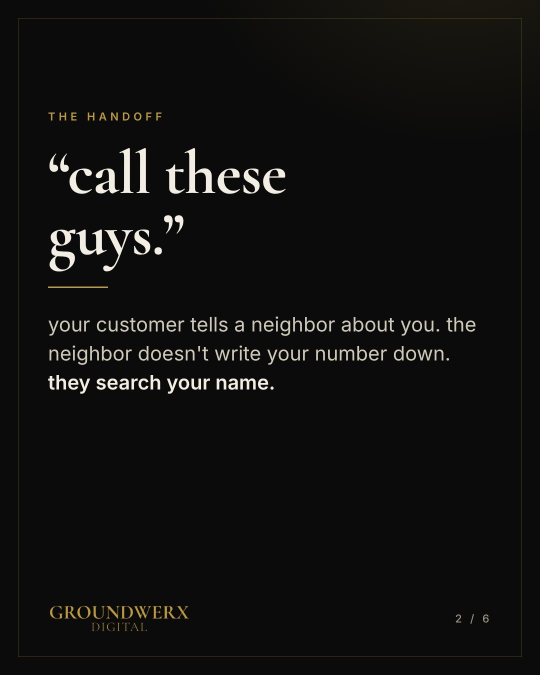
#> input picture images/2026-10-w4/p1_referral_search_2.jpg, 1080 x 1350 px, given in place of logo-wordmark.png, which was not available (shown at 1/2 size)
$ python week4_build.py
#> lines starting #> are read from the running program, lines starting #| are printed output that depends on the picture; pictures that were not available may be replaced by others from this repository, and a replacement may not be noted
"""Render GroundWerx posts for the week of Oct 26-30, 2026.
Usage: python3 templates/week4_build.py
Outputs 1080x1350 JPGs to images/2026-10-w4/.
"""
import asyncio, pathlib
from playwright.async_api import async_playwright
from PIL import Image

ROOT = pathlib.Path(__file__).resolve().parent.parent
F = (ROOT / "brand/fonts").as_uri()
TMP = ROOT / "templates/_tmp"; TMP.mkdir(exist_ok=True)
W4 = ROOT / "images/2026-10-w4"; W4.mkdir(parents=True, exist_ok=True)

# Logo variants: original (gold on black, use with mix-blend lighten) and a dark-ink version
# with transparency for cream / gold backgrounds.
LOGO = (ROOT / "brand/logo-wordmark.png").as_uri()
src = Image.open(ROOT / "brand/logo-wordmark.png").convert("L")
alpha = src.point(lambda v: min(255, int(v * 1.6)))
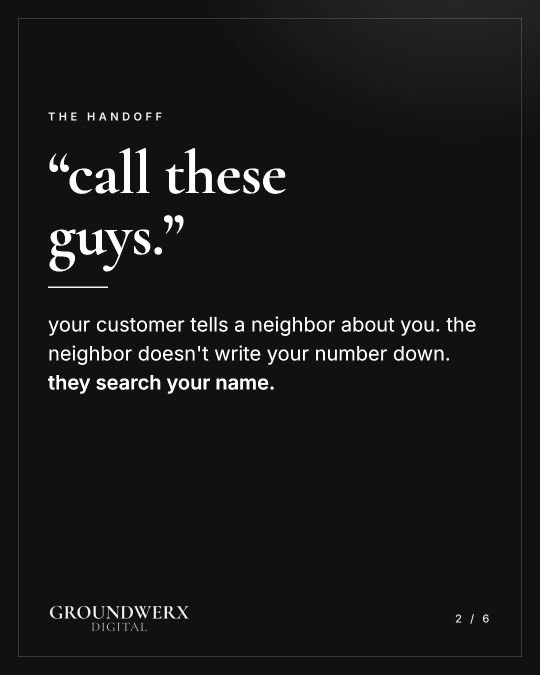
#> alpha: PIL image 1080x1350 L (shown at 1/2 size); min 0, max 255, mean 24.5
ink = Image.new("RGBA", src.size, (11, 11, 11, 255)); ink.putalpha(alpha)
#> after `ink.putalpha(alpha)`:
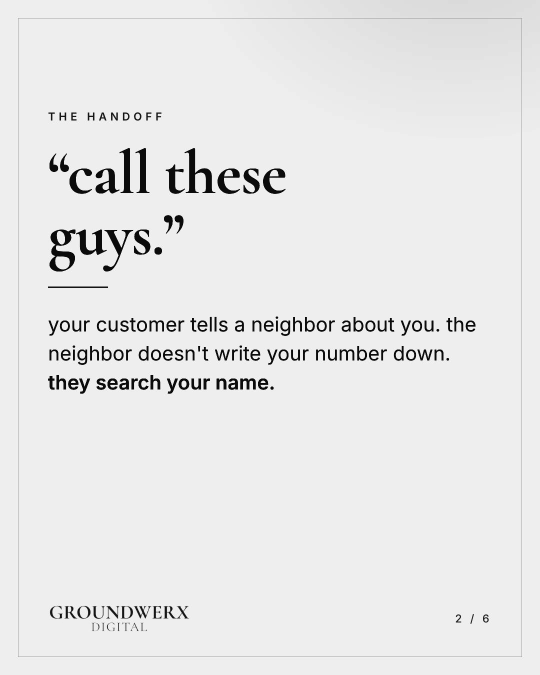
#> ink: PIL image 1080x1350 RGBA (shown at 1/2 size); mean R, G, B, A 11, 11, 11, 24.5; transparent parts drawn white
ink.save(TMP / "logo_ink.png"); LOGO_INK = (TMP / "logo_ink.png").as_uri()

CSS = f"""
@font-face{{font-family:CG;font-weight:600;src:url({F}/cormorant-garamond-latin-600-normal.woff2)}}
@font-face{{font-family:CG;font-weight:700;src:url({F}/cormorant-garamond-latin-700-normal.woff2)}}
@font-face{{font-family:CG;font-weight:700;font-style:italic;src:url({F}/cormorant-garamond-latin-700-italic.woff2)}}
@font-face{{font-family:In;font-weight:400;src:url({F}/inter-latin-400-normal.woff2)}}
@font-face{{font-family:In;font-weight:500;src:url({F}/inter-latin-500-normal.woff2)}}
@font-face{{font-family:In;font-weight:600;src:url({F}/inter-latin-600-normal.woff2)}}
@font-face{{font-family:In;font-weight:700;src:url({F}/inter-latin-700-normal.woff2)}}
:root{{--gold:#BA9941;--gold2:#D9BF72;--ink:#0B0B0B;--paper:#F2EEE4;--mute:#9A9483;--line:rgba(186,153,65,.35)}}
*{{box-sizing:border-box;margin:0;padding:0}}
html,body{{width:1080px;height:1350px;overflow:hidden;background:var(--ink)}}
.page{{position:relative;width:1080px;height:1350px;padding:110px 96px 0;font-family:In;overflow:hidden}}
.dark{{color:var(--paper);background:radial-gradient(ellipse 900px 700px at 85% -10%,rgba(186,153,65,.13),transparent 60%),var(--ink)}}
.cream{{color:var(--ink);background:var(--paper)}}
.goldbg{{color:var(--ink);background:linear-gradient(160deg,#D9BF72 0%,#BA9941 70%)}}
.frame::before{{content:"";position:absolute;inset:36px;border:1.5px solid var(--line);pointer-events:none}}
.cream.frame::before{{border-color:rgba(11,11,11,.18)}}
.goldbg.frame::before{{border-color:rgba(11,11,11,.3)}}
.kicker{{font-weight:600;font-size:22px;letter-spacing:.32em;text-transform:uppercase;color:var(--gold)}}
.cream .kicker{{color:#8a6f28}} .goldbg .kicker{{color:var(--ink)}}
.h{{font-family:CG;font-weight:700;line-height:.98;letter-spacing:-.01em;font-variant-numeric:lining-nums}}
.h em{{font-style:italic;color:var(--gold2)}}
.cream .h em{{color:#8a6f28}} .goldbg .h em{{color:var(--ink)}}
.body{{font-size:34px;line-height:1.45;color:#CFC9BA}}
.cream .body{{color:#3b382f}} .goldbg .body{{color:#1d1a12}}
.body b{{font-weight:600;color:var(--paper)}} .cream .body b,.goldbg .body b{{color:var(--ink)}}
.rule{{width:120px;height:3px;background:var(--gold);margin:44px 0}}
.goldbg .rule{{background:var(--ink)}}
.foot{{position:absolute;left:96px;right:96px;bottom:84px;display:flex;align-items:center;justify-content:space-between}}
.foot img{{height:58px}} .dark .foot img{{mix-blend-mode:lighten}}
.foot .r{{font-size:22px;letter-spacing:.24em;color:var(--mute);text-transform:uppercase;font-weight:500}}
.cream .foot .r{{color:#7d776a}} .goldbg .foot .r{{color:#2a2416}}
.swipe{{color:var(--gold)}}
"""

def page(inner, theme="dark", right="", frame=True):
    logo = LOGO if theme == "dark" else LOGO_INK
    cls = f"page {theme}" + (" frame" if frame else "")
    return f"""<!doctype html><html><head><meta charset=utf-8><style>{CSS}</style></head>
<body><div class="{cls}">{inner}<div class=foot><img src="{logo}"><div class=r>{right}</div></div></div></body></html>"""

POSTS = {}  # path -> html

PHONE_CSS = """
.phone{position:absolute;left:96px;top:380px;width:500px;height:800px;border-radius:64px;background:#1b1b1b;padding:15px;box-shadow:0 30px 70px rgba(0,0,0,.28)}
.scr{position:relative;width:100%;height:100%;border-radius:50px;background:#fff;overflow:hidden;color:#1f1f1f;font-family:In}
.isl{position:absolute;top:14px;left:50%;transform:translateX(-50%);width:116px;height:32px;border-radius:20px;background:#111}
.sb{display:flex;justify-content:space-between;padding:19px 32px 0;font-weight:600;font-size:18px}
.srch{margin:24px 18px 0;height:56px;border-radius:30px;background:#f1f3f4;display:flex;align-items:center;gap:14px;padding:0 22px;font-size:20px}
.tabs{display:flex;gap:24px;padding:14px 24px 0;font-size:16px;color:#5f6368;border-bottom:1px solid #e3e3e3}
.tabs span{padding-bottom:11px} .tabs .on{color:#1f1f1f;font-weight:600;border-bottom:3px solid #1f1f1f}
.card{padding:18px 22px 0}
.nm{font-size:29px;font-weight:600;letter-spacing:-.01em}
.rt{margin-top:7px;font-size:17px;color:#5f6368;display:flex;align-items:center;gap:6px}
.rt b{color:#1f1f1f;font-weight:500} .st{color:#f2a400;letter-spacing:1px;font-size:18px}
.op{margin-top:5px;font-size:17px;color:#5f6368} .op .g{color:#188038;font-weight:600}
.sec{margin-top:13px;padding-top:11px;border-top:1px solid #e3e3e3;font-size:15px;font-weight:600;color:#1f1f1f;display:flex;align-items:center;justify-content:space-between}
.photos{display:grid;grid-template-columns:1.4fr 1fr;grid-template-rows:62px 62px;gap:5px;margin-top:10px;border-radius:12px;overflow:hidden}
.photos div:first-child{grid-row:1/3}
.upd{margin-top:10px;background:#f6f6f6;border-radius:12px;padding:14px 16px;font-size:16px;line-height:1.4;color:#3c4043}
.upd .when{font-size:14px;color:#80868b;margin-bottom:4px}
.rv{margin-top:10px;display:flex;gap:12px}
.av{flex:none;width:36px;height:36px;border-radius:50%;background:#5b8fd6;color:#fff;font-weight:600;display:flex;align-items:center;justify-content:center;font-size:16px}
.rv .t{font-size:16px;line-height:1.4;color:#3c4043}
.old{color:#c5221f;font-weight:600}
.bd{display:inline-flex;align-items:center;justify-content:center;width:28px;height:28px;border-radius:50%;background:#BA9941;color:#0B0B0B;font-weight:700;font-size:16px;flex:none;font-family:In}
.co{position:absolute;left:640px;width:350px;display:flex;gap:18px}
.co .bd{width:46px;height:46px;font-size:22px;margin-top:-4px}
.co .k{font-weight:600;font-size:30px;color:#0B0B0B;line-height:1.15}
.co .d{margin-top:8px;font-size:23px;line-height:1.4;color:#3b382f}
"""

def co(top, n, k, d):
    return f'<div class="co" style="top:{top}px"><div class="bd">{n}</div><div><div class="k">{k}</div><div class="d">{d}</div></div></div>'

CTA = """<div style="margin-top:50px;display:inline-block;border:2px solid var(--gold);padding:28px 40px">
<div style="font-weight:700;font-size:44px;color:var(--gold2)">(952) 333-8122</div>
<div style="font-size:28px;color:#CFC9BA;margin-top:8px;letter-spacing:.04em">groundwerxdigital.com</div></div>"""

# ---------- Mon Oct 26: dark editorial carousel (6), the referral that googled you ----------
N = 6
POSTS[W4 / "p1_referral_search_1.jpg"] = page("""<div class=kicker style="margin-top:130px">money you're losing</div>
<div class=h style="font-size:128px;margin-top:60px">someone just<br>recommended you.<br><em>then they<br>googled you.</em></div>
<div class=rule></div>
<div class=body style="max-width:820px">word of mouth still runs through a search bar.</div>""", "dark", "<span class=swipe>swipe &rarr;</span>")
slides = [
 ("the handoff", "&ldquo;call these<br>guys.&rdquo;", "your customer tells a neighbor about you. the neighbor doesn't write your number down. <b>they search your name.</b>"),
 ("what they see", "your profile is the<br><em>second impression.</em>",
  "<div style='margin-top:-6px'>" + "".join(f"<div style='display:flex;gap:22px;padding:16px 0;border-top:1.5px solid var(--line)'><span style='color:var(--gold);font-weight:700'>&mdash;</span><span>{t}</span></div>" for t in ["your reviews: how many, how recent", "photos of real jobs", "hours and a phone number that work", "a website that loads on a phone"]) + "</div>"),
 ("where it slips", "thin profile?<br><em>they keep<br>scrolling.</em>", "a few old reviews, no photos, a site that won't load. the referral was yours. <b>the call goes to whoever looks ready.</b>"),
 ("make it stick", "check this<br><em>today.</em>",
  "<div style='margin-top:-6px'>" + "".join(f"<div style='display:flex;gap:22px;padding:16px 0;border-top:1.5px solid var(--line)'><span style='color:var(--gold);font-weight:700'>{i}</span><span>{t}</span></div>" for i, t in enumerate(["search your business name like a customer would", "ask every happy customer for a review", "add photos from this month's jobs", "make sure your phone and hours are right"], 1)) + "</div>"),
]
for i, (k, h, b) in enumerate(slides, 2):
    POSTS[W4 / f"p1_referral_search_{i}.jpg"] = page(f"""<div class=kicker style="margin-top:110px">{k}</div>
<div class=h style="font-size:124px;margin-top:40px">{h}</div>
<div class=rule></div>
<div class=body style="max-width:860px;font-size:40px">{b}</div>""", "dark", f"{i} / {N}")
POSTS[W4 / "p1_referral_search_6.jpg"] = page(f"""<div class=kicker style="margin-top:120px">want us to look with you?</div>
<div class=h style="font-size:120px;margin-top:40px">free 15-minute call<br><em>with tyler and cade.</em></div>
<div class=rule></div>
<div class=body style="max-width:820px">we'll pull up your business the way a customer would and walk through it with you.</div>
{CTA}""", "dark", "6 / 6")

# ---------- Tue Oct 27: cream + phone mock (example profile), holiday hours ----------
HOURS_CSS = """
.hr{margin-top:12px;font-size:17px;line-height:1.55;color:#3c4043}
.hr .row{display:flex;justify-content:space-between;padding:3px 0}
.hr .hol{background:#fff4dc;margin:0 -10px;padding:6px 10px;border-radius:8px}
.hr .cl{color:#c5221f;font-weight:600}
.btns{display:flex;gap:10px;margin-top:14px}
.btns span{flex:1;text-align:center;border:1px solid #dadce0;border-radius:20px;padding:9px 0;font-size:15px;color:#1a5fb4;font-weight:600}
"""
POSTS[W4 / "p2_phone_holiday_hours.jpg"] = page(f"""<style>{PHONE_CSS}{HOURS_CSS}</style>
<div class=kicker style="margin-top:0">quick win &middot; do it this week</div>
<div class=h style="font-size:90px;margin-top:24px">closed thanksgiving?<br><em>tell google first.</em></div>
<div class=phone><div class=scr><div class=isl></div>
 <div class=sb><span>9:41</span><span>&#9679;&#9679;&#9679; &#9646;</span></div>
 <div class=srch><svg viewBox="0 0 24 24" width="22" height="22" fill="#5f6368"><path d="M15.5 14h-.8l-.3-.3A6.5 6.5 0 1 0 14 15.5l.3.3v.8l5 5 1.5-1.5zm-6 0a4.5 4.5 0 1 1 0-9 4.5 4.5 0 0 1 0 9z"/></svg>furnace repair near me</div>
 <div class=tabs><span class=on>All</span><span>Maps</span><span>Images</span><span>Reviews</span></div>
 <div class=card>
  <div class=nm>Example Heating &amp; Air</div>
  <div class=rt><b>4.8</b><span class=st>&#9733;&#9733;&#9733;&#9733;&#9733;</span><span>(64) &middot; HVAC contractor</span></div>
  <div class=btns><span>Call</span><span>Directions</span><span>Website</span></div>
  <div class=sec><span>Hours</span><span class=bd>1</span></div>
  <div class=hr>
   <div class="row hol"><span>Thu, Nov 26 (Thanksgiving)</span><span class=cl>Closed</span></div>
   <div class=row><span>Fri, Nov 27</span><span>8 AM&ndash;5 PM</span></div>
   <div class=row><span>Thu, Dec 24</span><span>8 AM&ndash;12 PM</span></div>
   <div class="row hol"><span>Fri, Dec 25 (Christmas)</span><span class=cl>Closed</span></div>
  </div>
  <div class=sec><span>Updates from the business</span><span class=bd>2</span></div>
  <div class=upd><div class=when>Posted 2 days ago</div>Closed Thanksgiving Day. Our emergency line is open for no-heat calls.</div>
  <div class=sec><span>Regular hours</span><span class=bd>3</span></div>
  <div class=upd style="background:#fff;padding:6px 16px 0;margin-top:4px">Mon&ndash;Fri 7 AM&ndash;5 PM &middot; Sat&ndash;Sun closed</div>
 </div>
</div></div>
{co(470, 1, "set holiday hours", "thanksgiving, christmas, new year's. set them ahead of time.")}
{co(700, 2, "post an update", "if you run an emergency line over the holiday, say so.")}
{co(930, 3, "check your regular hours", "switching to winter hours? fix those while you're in there.")}
""", "cream", "example profile")

# ---------- Wed Oct 28: solid gold giant-number, one business / three phone numbers ----------
rows = [("your google profile", "(555) 010-4471"), ("your facebook page", "(555) 010-2289"), ("an old directory listing", "(555) 010-9036")]
rl = "".join(f"""<div style="display:flex;justify-content:space-between;align-items:baseline;padding:22px 0;border-top:1.5px solid rgba(11,11,11,.35)">
<div style="font-size:32px;font-weight:500;color:#1d1a12">{a}</div><div style="font-size:34px;font-weight:700;color:var(--ink);font-variant-numeric:tabular-nums">{b}</div></div>""" for a, b in rows)
POSTS[W4 / "p3_bignumber_three_numbers.jpg"] = page(f"""<div class=kicker style="margin-top:0">money you're losing</div>
<div style="display:flex;align-items:flex-end;gap:34px;margin-top:10px">
<div class=h style="font-size:360px;line-height:.78;letter-spacing:-.03em">3</div>
<div class=h style="font-size:84px;line-height:1;padding-bottom:6px">phone numbers.<br><em>one business.</em></div></div>
<div style="margin-top:56px">{rl}<div style="border-top:1.5px solid rgba(11,11,11,.35)"></div></div>
<div class=body style="margin-top:44px;font-size:34px;max-width:860px">customers call whichever one they find first. <b>make sure your name, address and phone match everywhere.</b></div>""",
"goldbg", "example numbers")

# ---------- Thu Oct 29: myth vs. fact single (split dark / cream), job photos ----------
POSTS[W4 / "p4_myth_job_photos.jpg"] = f"""<!doctype html><html><head><meta charset=utf-8><style>{CSS}
.top{{position:absolute;left:0;top:0;width:1080px;height:520px;background:var(--ink);color:var(--paper);padding:84px 96px 0}}
.bot{{position:absolute;left:0;top:520px;width:1080px;height:830px;background:var(--paper);color:var(--ink);padding:56px 96px 0}}
.tag{{display:inline-block;font-weight:700;font-size:22px;letter-spacing:.3em;text-transform:uppercase;padding:10px 18px}}
.li{{display:flex;gap:22px;padding:11px 0;border-top:1.5px solid rgba(11,11,11,.14);font-size:30px;color:#3b382f}}
.li span:first-child{{color:#8a6f28;font-weight:700;width:30px}}
</style></head><body><div class="page cream" style="padding:0">
<div class=top><div class=tag style="border:2px solid #6d675a;color:#9A9483">myth</div>
<div class=h style="font-size:96px;margin-top:36px;color:#b9b3a4">&ldquo;nobody looks at<br>the photos on my<br>google profile.&rdquo;</div></div>
<div class=bot><div class=tag style="background:var(--gold);color:var(--ink)">fact</div>
<div class=h style="font-size:78px;margin-top:22px">photos show you're<br><em style="color:#8a6f28">a real outfit.</em></div>
<div style="font-size:28px;color:#3b382f;margin-top:18px;margin-bottom:10px">snap a few on every job. post some each month:</div>
<div class=li><span>&#10003;</span><span>before and after</span></div>
<div class=li><span>&#10003;</span><span>the crew at work</span></div>
<div class=li><span>&#10003;</span><span>the truck with your name on it</span></div>
<div class=li><span>&#10003;</span><span>the finished job, cleaned up</span></div>
<div style="font-size:24px;color:#7d776a;margin-top:12px">get the homeowner's ok before posting their place.</div>
</div>
<div class=foot><img src="{LOGO_INK}"><div class=r>quick win</div></div></div></body></html>"""

async def main():
    async with async_playwright() as p:
        b = await p.chromium.launch()
        pg = await b.new_page(viewport={"width": 1080, "height": 1350})
        for out, html in POSTS.items():
            f = TMP / (out.stem + ".html"); f.write_text(html)
            await pg.goto(f.as_uri()); await pg.evaluate("document.fonts.ready"); await pg.wait_for_timeout(250)
            png = TMP / (out.stem + ".png"); await pg.screenshot(path=str(png))
            Image.open(png).convert("RGB").save(out, quality=86); print("wrote", out.relative_to(ROOT))
        await b.close()
    for f in TMP.iterdir(): f.unlink()
    TMP.rmdir()
asyncio.run(main())
#> (the call stopped at `async def main(): async with async_playwright() as p: b = await p.chro..`: playwright is not available in this run)

$ run again, on images/2026-10-w1/p1_carousel_1.jpg
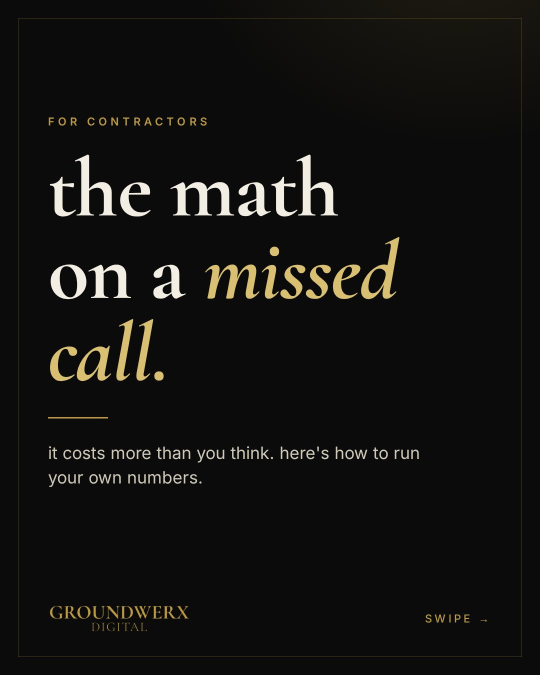
#> input picture images/2026-10-w1/p1_carousel_1.jpg, 1080 x 1350 px, given in place of logo-wordmark.png, which was not available (shown at 1/2 size)
#> `alpha = src.point(lambda v: min(255, int(v * 1.6)))`:
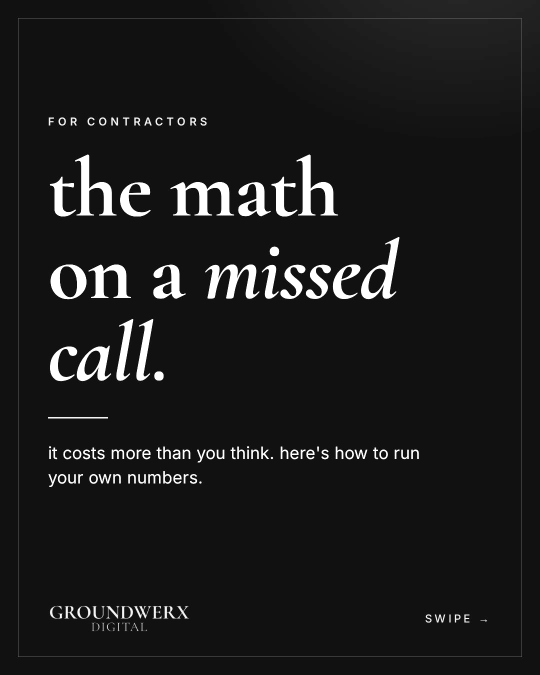
#> alpha: PIL image 1080x1350 L (shown at 1/2 size); min 0, max 255, mean 27.2
#> `ink.putalpha(alpha)`:
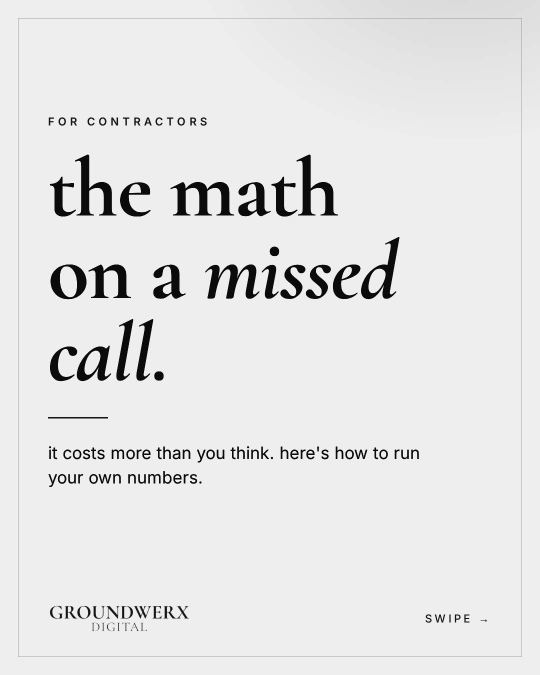
#> ink: PIL image 1080x1350 RGBA (shown at 1/2 size); mean R, G, B, A 11, 11, 11, 27.2; transparent parts drawn white

$ run again, on images/2026-10-w1/p1_carousel_2.jpg
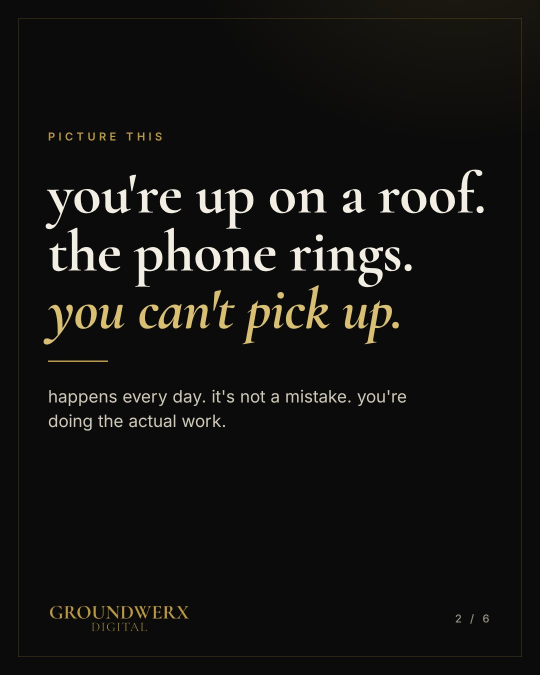
#> input picture images/2026-10-w1/p1_carousel_2.jpg, 1080 x 1350 px, given in place of logo-wordmark.png, which was not available (shown at 1/2 size)
#> `alpha = src.point(lambda v: min(255, int(v * 1.6)))`:
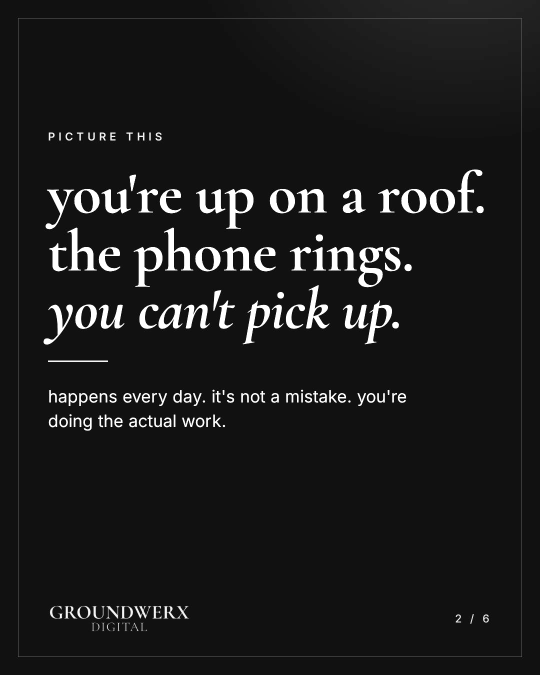
#> alpha: PIL image 1080x1350 L (shown at 1/2 size); min 0, max 255, mean 27.5
#> `ink.putalpha(alpha)`:
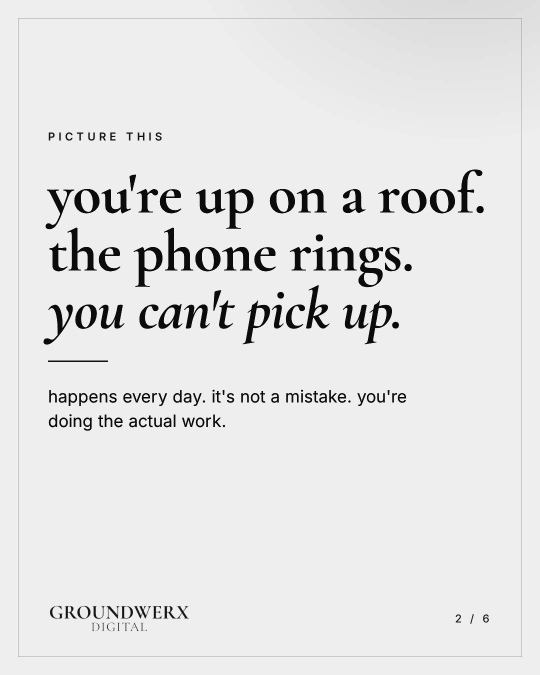
#> ink: PIL image 1080x1350 RGBA (shown at 1/2 size); mean R, G, B, A 11, 11, 11, 27.5; transparent parts drawn white
